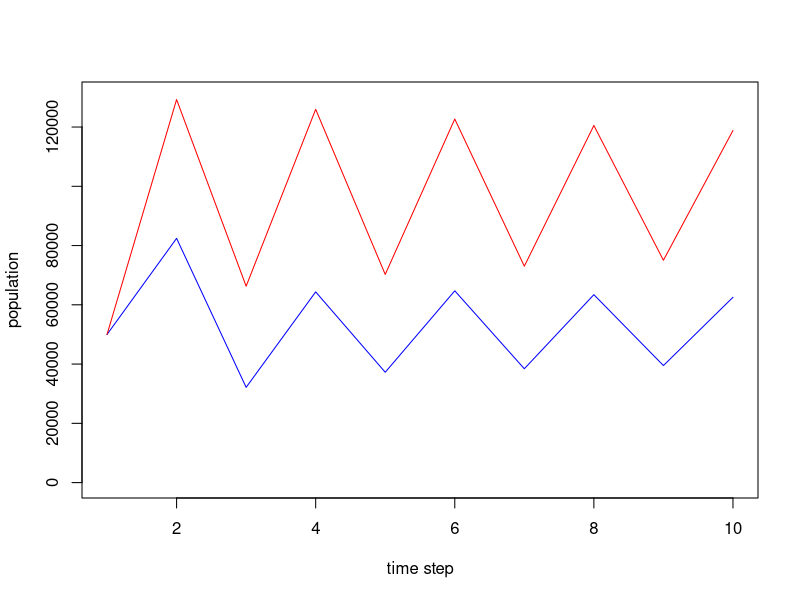

This figure's R source:
## ---- chunk 1
n.host <- 100
hostMat <- matrix(NA, nrow=n.host, ncol=2)


hostMat[,1] <- runif(100, 0, 1)

hostMat[,2] <- 1-hostMat[,1]

n.mic.gen <- 10

# number of offspring per generation

nOff1 <- 2
nOff2 <- 20

# starting population size

micStart <- 1e3
micK <- 1e5

# interaction term
alpha12 <- 0.5
alpha21 <- 0.05

internalLV.show <- function(vector){
  
  tmp <- matrix(NA, nrow=10, ncol=2)
  tmp[1,1] <- vector[1]*micStart
  tmp[1,2] <- vector[2]*micStart
  
  
  for(i in 2:10){
    tmp[i,1] <-tmp[i-1,1]*(exp(nOff1*(1-(tmp[i-1,1]+alpha12*tmp[i-1,2])/micK)))
    
    tmp[i,2] <-tmp[i-1,2]*(exp(nOff1*(1-(tmp[i-1,2]+alpha21*tmp[i-1,1])/micK)))
  }
  return(tmp)
}

show <- internalLV.show(c(50, 50))

plot(x=1:10, y=seq(0, 130000, 130000/9), type="n", xlab="time step", ylab="population")
lines(show[,1], col="blue")
lines(show[,2], col="red")

## ---- chunk 2

nextSeed <- function(oneGenVec){
  oneTrans <- oneGenVec[1]*tProb1*micStart/((oneGenVec[1]*tProb1+ oneGenVec[2]*tProb2)+1)
  
  twoTrans <- oneGenVec[2]*tProb2*micStart/((oneGenVec[1]*tProb1+ oneGenVec[2]*tProb2)+1)
  
  return(c(oneTrans, twoTrans))
}

## ---- chunk 3
make.input <- function(alphamin, alphamax, tprobmin, tprobmax, nOffmin, nOffmax, step.size){
  alpha <- seq(alphamin, alphamax, step.size)
  tprob <- seq(tprobmin, tprobmax, step.size)
  nOff <- seq(nOffmin, nOffmax)
  alphmat <- cbind(rep(alpha, each=length(alpha)), rep(alpha, length(alpha)))
  
 off1mat <- cbind(rep(alphmat[,1], length(nOff)), rep(alphmat[,2], length(nOff)), 
                 rep(nOff, each=nrow(alphmat)))
 off2mat <- cbind(rep(off1mat[,1], length(nOff)), rep(off1mat[,2], length(nOff)), 
                rep(off1mat[,3], length(nOff)), rep(nOff, nrow(off1mat)))
 off2mat <- unique(off2mat)
 return(off2mat)
}
